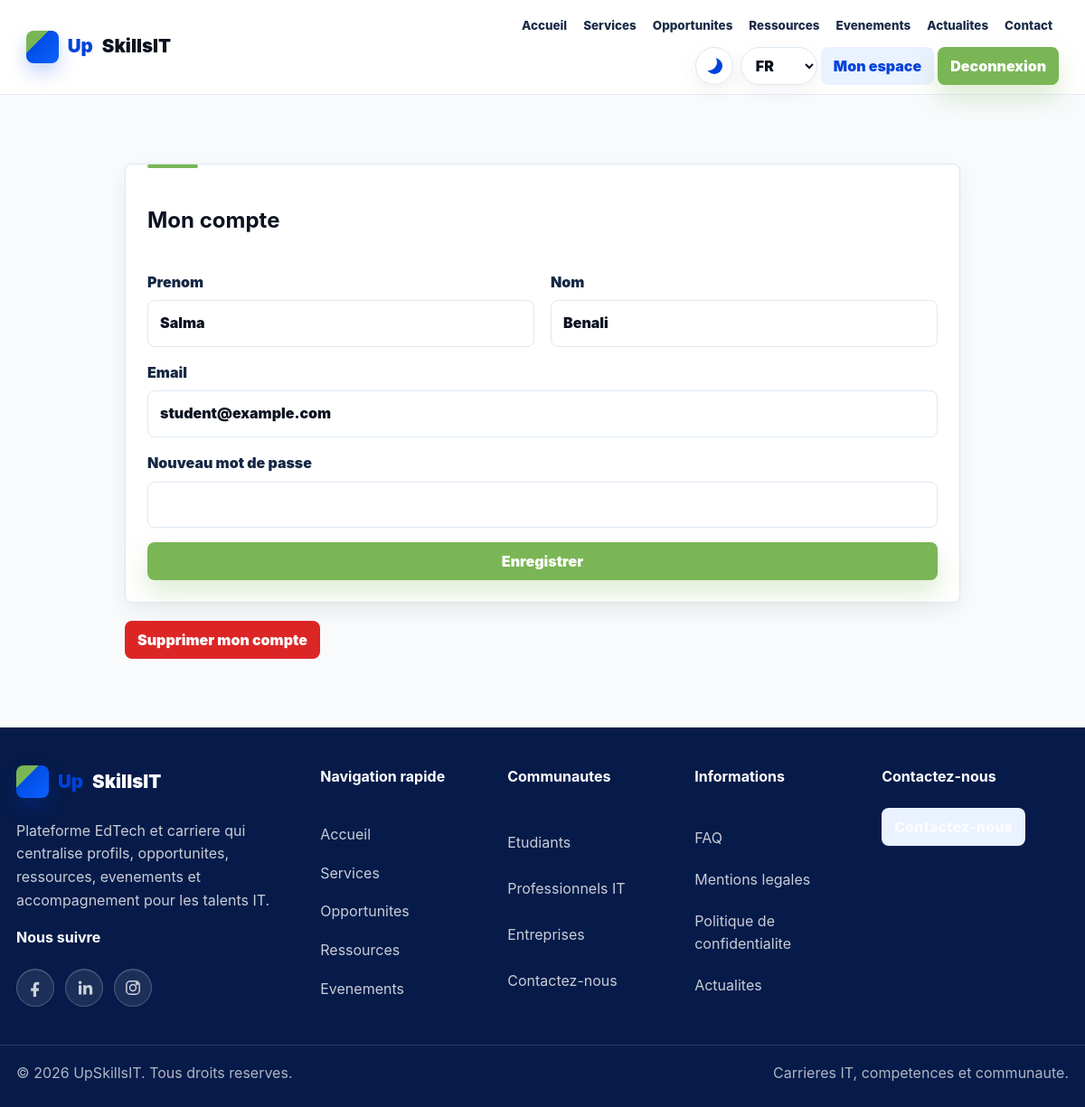
/compte (signed in), run on the app's committed database.
### tables this page shows
CREATE TABLE users (
  id BIGINT UNSIGNED AUTO_INCREMENT PRIMARY KEY,
  first_name VARCHAR(100) NOT NULL,
  last_name VARCHAR(100) NOT NULL,
  email VARCHAR(190) NOT NULL UNIQUE,
  password VARCHAR(255) NOT NULL,
  role ENUM('student','professional','company','admin') NOT NULL DEFAULT 'student',
  status ENUM('active','suspended') NOT NULL DEFAULT 'active',
  terms_accepted TINYINT(1) NOT NULL DEFAULT 0,
  data_consent TINYINT(1) NOT NULL DEFAULT 0,
  created_at TIMESTAMP DEFAULT CURRENT_TIMESTAMP,
  updated_at TIMESTAMP DEFAULT CURRENT_TIMESTAMP ON UPDATE CURRENT_TIMESTAMP,
  INDEX idx_users_role_status (role,status)
);

### app/Core/Controller.php (called while the page is built, shortened)
<?php
abstract class Controller
{
    protected function view(string $view, array $data = [], string $layout = 'main'): void
    {
        extract($data, EXTR_SKIP);
        $viewPath = APP_PATH . '/Views/' . $view . '.php';
        require $viewPath;
    }
}

### app/Controllers/AuthController.php (called while the page is built, shortened)
<?php
final class AuthController extends Controller
{
    public function account(): void { Auth::requireAuth(); $this->view('auth/account', ['title' => t('auth.account_title'), 'user' => Auth::user()]); }
}

### public/index.php (called while the page is built, shortened)
<?php
require dirname(__DIR__) . '/app/bootstrap.php';
$router = new Router();
$router->get('/', [PublicController::class, 'home']);
$router->get('/a-propos', [PublicController::class, 'page']);
$router->get('/services', [PublicController::class, 'page']);
$router->get('/etudiants', [PublicController::class, 'page']);
$router->get('/professionnels-it', [PublicController::class, 'page']);
$router->get('/entreprises', [PublicController::class, 'page']);
$router->get('/contact', [PublicController::class, 'contact']);
$router->post('/contact', [PublicController::class, 'sendContact']);
$router->get('/faq', [PublicController::class, 'faq']);
$router->get('/mentions-legales', [PublicController::class, 'legal']);
$router->get('/politique-confidentialite', [PublicController::class, 'privacy']);
$router->get('/actualites', [PublicController::class, 'articles']);
$router->get('/actualite/{id}', [PublicController::class, 'article']);
$router->get('/opportunites', [PublicController::class, 'opportunities']);
$router->get('/opportunite/{id}', [PublicController::class, 'opportunity']);
$router->get('/ressources', [PublicController::class, 'resources']);
$router->get('/ressource/{id}', [PublicController::class, 'resource']);
$router->get('/evenements', [PublicController::class, 'events']);
$router->get('/evenement/{id}', [PublicController::class, 'event']);
$router->post('/evenement/{id}/inscription', [PublicController::class, 'registerEvent']);
$router->get('/inscription', [AuthController::class, 'registerForm']);
$router->post('/inscription', [AuthController::class, 'register']);
$router->get('/connexion', [AuthController::class, 'loginForm']);
$router->post('/connexion', [AuthController::class, 'login']);
$router->post('/deconnexion', [AuthController::class, 'logout']);
$router->get('/mot-de-passe-oublie', [AuthController::class, 'forgotForm']);
$router->post('/mot-de-passe-oublie', [AuthController::class, 'forgot']);
$router->get('/reinitialiser-mot-de-passe/{token}', [AuthController::class, 'resetForm']);
$router->post('/reinitialiser-mot-de-passe/{token}', [AuthController::class, 'reset']);
$router->get('/compte', [AuthController::class, 'account']);
$router->post('/compte', [AuthController::class, 'updateAccount']);
$router->post('/compte/supprimer', [AuthController::class, 'deleteAccount']);
$router->get('/dashboard', [DashboardController::class, 'index']);
$router->get('/profil', [DashboardController::class, 'profile']);
$router->post('/profil', [DashboardController::class, 'saveProfile']);
$router->get('/candidatures', [DashboardController::class, 'applications']);
$router->get('/notifications', [DashboardController::class, 'notifications']);
$router->post('/opportunite/{id}/candidater', [DashboardController::class, 'applyOpportunity']);
$router->get('/professionnel', [ProfessionnelController::class, 'index']);
$router->get('/professionnel/profil', [ProfessionnelController::class, 'profile']);
$router->post('/professionnel/profil', [ProfessionnelController::class, 'saveProfile']);
$router->get('/professionnel/competences', [ProfessionnelController::class, 'skills']);
$router->get('/professionnel/experiences', [ProfessionnelController::class, 'experiences']);
$router->get('/professionnel/projets', [ProfessionnelController::class, 'projects']);
$router->post('/professionnel/experiences', [ProfessionnelController::class, 'saveExperience']);
$router->post('/professionnel/experiences/{id}/delete', [ProfessionnelController::class, 'deleteExperience']);
$router->post('/professionnel/projets', [ProfessionnelController::class, 'saveProject']);
$router->post('/professionnel/projets/{id}/delete', [ProfessionnelController::class, 'deleteProject']);
$router->get('/professionnel/opportunites', [ProfessionnelController::class, 'opportunities']);
$router->post('/professionnel/opportunites/{id}/candidater', [ProfessionnelController::class, 'applyOpportunity']);
$router->get('/professionnel/candidatures', [ProfessionnelController::class, 'applications']);
$router->get('/professionnel/ressources', [ProfessionnelController::class, 'resources']);
$router->get('/professionnel/evenements', [ProfessionnelController::class, 'events']);
$router->get('/professionnel/notifications', [ProfessionnelController::class, 'notifications']);
$router->get('/professionnel/parametres', [ProfessionnelController::class, 'settings']);
$router->get('/entreprise', [EntrepriseController::class, 'index']);
$router->get('/entreprise/profil', [EntrepriseController::class, 'profile']);
$router->post('/entreprise/profil', [EntrepriseController::class, 'saveProfile']);
$router->get('/entreprise/opportunites/creer', [EntrepriseController::class, 'createOpportunity']);
$router->get('/entreprise/opportunites', [EntrepriseController::class, 'opportunities']);
$router->post('/entreprise/opportunites', [EntrepriseController::class, 'saveOpportunity']);
$router->post('/entreprise/opportunites/{id}/status', [EntrepriseController::class, 'statusOpportunity']);
$router->post('/entreprise/opportunites/{id}/delete', [EntrepriseController::class, 'deleteOpportunity']);
$router->get('/entreprise/candidatures', [EntrepriseController::class, 'applications']);
$router->post('/entreprise/candidatures/{id}/status', [EntrepriseController::class, 'applicationStatus']);
$router->get('/entreprise/profils', [EntrepriseController::class, 'talents']);
$router->get('/entreprise/evenements', [EntrepriseController::class, 'events']);
$router->get('/entreprise/parametres', [EntrepriseController::class, 'settings']);
$router->get('/admin', [AdminController::class, 'index']);
$router->get('/admin/users', [AdminController::class, 'users']);
$router->post('/admin/users/{id}/status', [AdminController::class, 'userStatus']);
$router->post('/admin/users/{id}/delete', [AdminController::class, 'deleteUser']);
$router->get('/admin/opportunites', [AdminController::class, 'opportunities']);
$router->post('/admin/opportunites', [AdminController::class, 'saveOpportunity']);
$router->post('/admin/opportunites/{id}/status', [AdminController::class, 'statusOpportunity']);
$router->post('/admin/opportunites/{id}/delete', [AdminController::class, 'deleteOpportunity']);
$router->get('/admin/opportunities', [AdminController::class, 'opportunities']);
$router->post('/admin/opportunities', [AdminController::class, 'saveOpportunity']);
$router->post('/admin/opportunities/{id}/status', [AdminController::class, 'statusOpportunity']);
$router->post('/admin/opportunities/{id}/delete', [AdminController::class, 'deleteOpportunity']);
$router->get('/admin/ressources', [AdminController::class, 'resources']);
$router->post('/admin/ressources', [AdminController::class, 'saveResource']);
$router->post('/admin/ressources/{id}/status', [AdminController::class, 'statusResource']);
$router->post('/admin/ressources/{id}/delete', [AdminController::class, 'deleteResource']);
$router->get('/admin/resources', [AdminController::class, 'resources']);
$router->post('/admin/resources', [AdminController::class, 'saveResource']);
$router->post('/admin/resources/{id}/status', [AdminController::class, 'statusResource']);
$router->post('/admin/resources/{id}/delete', [AdminController::class, 'deleteResource']);
$router->get('/admin/evenements', [AdminController::class, 'events']);
$router->post('/admin/evenements', [AdminController::class, 'saveEvent']);
$router->post('/admin/evenements/{id}/status', [AdminController::class, 'statusEvent']);
$router->post('/admin/evenements/{id}/delete', [AdminController::class, 'deleteEvent']);
$router->get('/admin/events', [AdminController::class, 'events']);
$router->post('/admin/events', [AdminController::class, 'saveEvent']);
$router->post('/admin/events/{id}/status', [AdminController::class, 'statusEvent']);
$router->post('/admin/events/{id}/delete', [AdminController::class, 'deleteEvent']);
$router->get('/admin/articles', [AdminController::class, 'articles']);
$router->post('/admin/articles', [AdminController::class, 'saveArticle']);
$router->post('/admin/articles/{id}/status', [AdminController::class, 'statusArticle']);
$router->post('/admin/articles/{id}/delete', [AdminController::class, 'deleteArticle']);
$router->get('/admin/statistiques', [AdminController::class, 'statistics']);
$router->get('/admin/parametres', [AdminController::class, 'settings']);
$router->get('/admin/messages', [AdminController::class, 'messages']);
$router->post('/admin/messages/{id}/status', [AdminController::class, 'messageStatus']);
$router->get('/admin/notifications', [AdminController::class, 'notifications']);
$router->dispatch($_SERVER['REQUEST_METHOD'], $_SERVER['REQUEST_URI']);

### app/Core/Session.php (called while the page is built, shortened)
<?php
final class Session
{
    public static function get(string $key, mixed $default = null): mixed
    {
        return $_SESSION[$key] ?? $default;
    }
}

### app/bootstrap.php (called while the page is built, shortened)
<?php
spl_autoload_register(function (string $class): void {
    $prefix = 'App\\';
    if (str_starts_with($class, $prefix)) {
        $path = APP_PATH . '/' . str_replace('\\', '/', substr($class, strlen($prefix))) . '.php';
    }
});
function config(string $key, mixed $default = null): mixed
{
    $value = CONFIG;
    foreach (explode('.', $key) as $segment) {
        $value = $value[$segment];
    }
    return $value;
}
function url(string $path = ''): string
{
    $base = rtrim((string) config('base_url', ''), '/');
    return $base . '/' . ltrim($path, '/');
}
function e(mixed $value): string
{
    return htmlspecialchars((string) $value, ENT_QUOTES | ENT_SUBSTITUTE, 'UTF-8');
}
function current_lang(): string
{
    $lang = App\Core\Session::get('lang', $_COOKIE['UPSKILLSIT_LANG'] ?? 'fr');
    return in_array($lang, ['fr', 'en'], true) ? $lang : 'fr';
}
function translations(): array
{
    static $translations = [];
    $lang = current_lang();
    if (!isset($translations[$lang])) {
        $path = APP_PATH . '/lang/' . $lang . '.php';
        $translations[$lang] = is_file($path) ? require $path : [];
    }
    return $translations[$lang];
}
function t(string $key, ?string $fallback = null): string
{
    $value = translations();
    foreach (explode('.', $key) as $segment) {
        $value = $value[$segment];
    }
    return is_scalar($value) ? (string) $value : ($fallback ?? $key);
}

### app/Core/Model.php (called while the page is built, shortened)
<?php
abstract class Model
{
    protected PDO $db;
    public function __construct()
    {
        $this->db = Database::pdo();
    }
    protected function one(string $sql, array $params = []): ?array
    {
        $stmt = $this->db->prepare($sql);
        $stmt->execute($params);
        $row = $stmt->fetch();
        return $row ?: null;
    }
}

### app/Core/Database.php (called while the page is built, shortened)
<?php
final class Database
{
    private static ?PDO $pdo = null;
    public static function pdo(): PDO
    {
        $db = config('db');
        $dsn = sprintf('mysql:host=%s;port=%s;dbname=%s;charset=%s', $db['host'], $db['port'], $db['name'], $db['charset']);
        try {
            self::$pdo = new PDO($dsn, $db['user'], $db['pass'], [
                PDO::ATTR_ERRMODE => PDO::ERRMODE_EXCEPTION,
                PDO::ATTR_DEFAULT_FETCH_MODE => PDO::FETCH_ASSOC,
                PDO::ATTR_EMULATE_PREPARES => false,
            ]);
        } catch (PDOException $e) {
            error_log($e->getMessage());
            http_response_code(500);
            require APP_PATH . '/Views/errors/500.php';
            exit;
        }
        return self::$pdo;
    }
}

### app/Models/User.php (called while the page is built, shortened)
<?php
final class User extends Model
{
    public function find(int $id): ?array
    {
        return $this->one('SELECT id, first_name, last_name, email, role, status, created_at FROM users WHERE id = ?', [$id]);
    }
}

### app/Core/Auth.php (called while the page is built, shortened)
<?php
final class Auth
{
    public static function user(): ?array
    {
        $id = Session::get('user_id');
        return $id ? (new User())->find((int) $id) : null;
    }
}

### app/Views/auth/account.php (the view, shortened to what this page needs)
<section class="section narrow">
    <form class="form card" method="post">
        <h1><?= e(t('auth.account_title')) ?></h1>
        <div class="grid-2">
            <label><?= e(t('ui.first_name')) ?><input name="first_name" value="<?= e($user['first_name']) ?>" required></label>
            <label><?= e(t('ui.name')) ?><input name="last_name" value="<?= e($user['last_name']) ?>" required></label>
        </div>
        <label><?= e(t('ui.email')) ?><input type="email" name="email" value="<?= e($user['email']) ?>" required></label>
        <label><?= e(t('auth.new_password')) ?><input type="password" name="password" minlength="8"></label>
        <button class="btn btn-primary"><?= e(t('ui.save')) ?></button>
    </form>
    <form method="post" action="<?= url('/compte/supprimer') ?>" class="danger-zone">
        <button class="btn btn-danger" onclick="return confirm('<?= e(t('auth.delete_confirm')) ?>')"><?= e(t('auth.delete_account')) ?></button>
    </form>
</section>

### app/Core/Router.php (shortened to what this page needs)
<?php
final class Router
{
    private array $routes = [];
    private function add(string $method, string $path, array $handler): void
    {
        $pattern = preg_replace('#\{([a-zA-Z_][a-zA-Z0-9_]*)\}#', '(?P<$1>[^/]+)', rtrim($path, '/') ?: '/');
        $this->routes[] = compact('method', 'path', 'handler') + ['pattern' => '#^' . $pattern . '$#'];
    }
    public function dispatch(string $method, string $uri): void
    {
        $path = parse_url($uri, PHP_URL_PATH) ?: '/';
        $path = rtrim($path, '/') ?: '/';
        foreach ($this->routes as $route) {
            if ($route['method'] === $method && preg_match($route['pattern'], $path, $matches)) {
                [$class, $action] = $route['handler'];
                $params = array_filter($matches, 'is_string', ARRAY_FILTER_USE_KEY);
                (new $class())->$action(...array_values($params));
                return;
            }
        }
    }
}

### data on the page
users: first_name "Salma", last_name "Benali", email "student@example.com"
